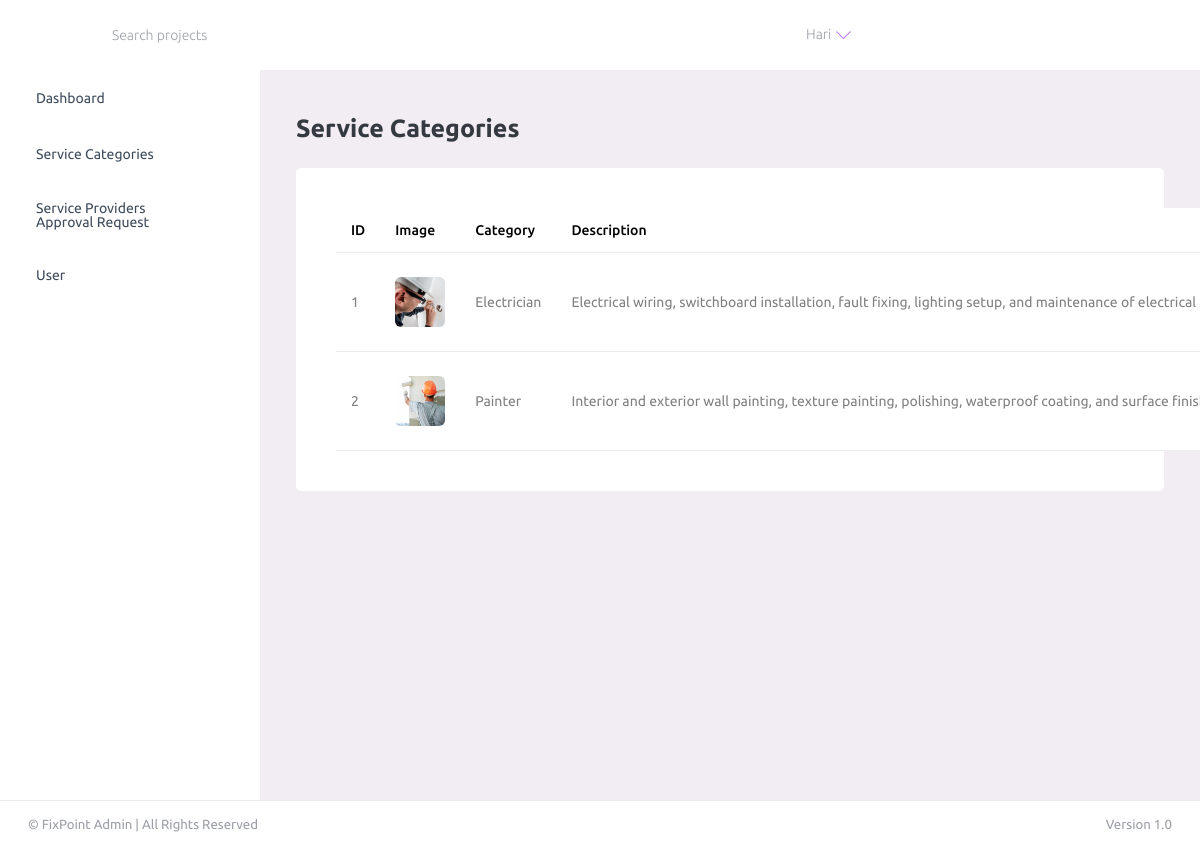
/FixPointAdmin/display_service_categories_page/ (signed in), run on an earlier commit of the app's database.
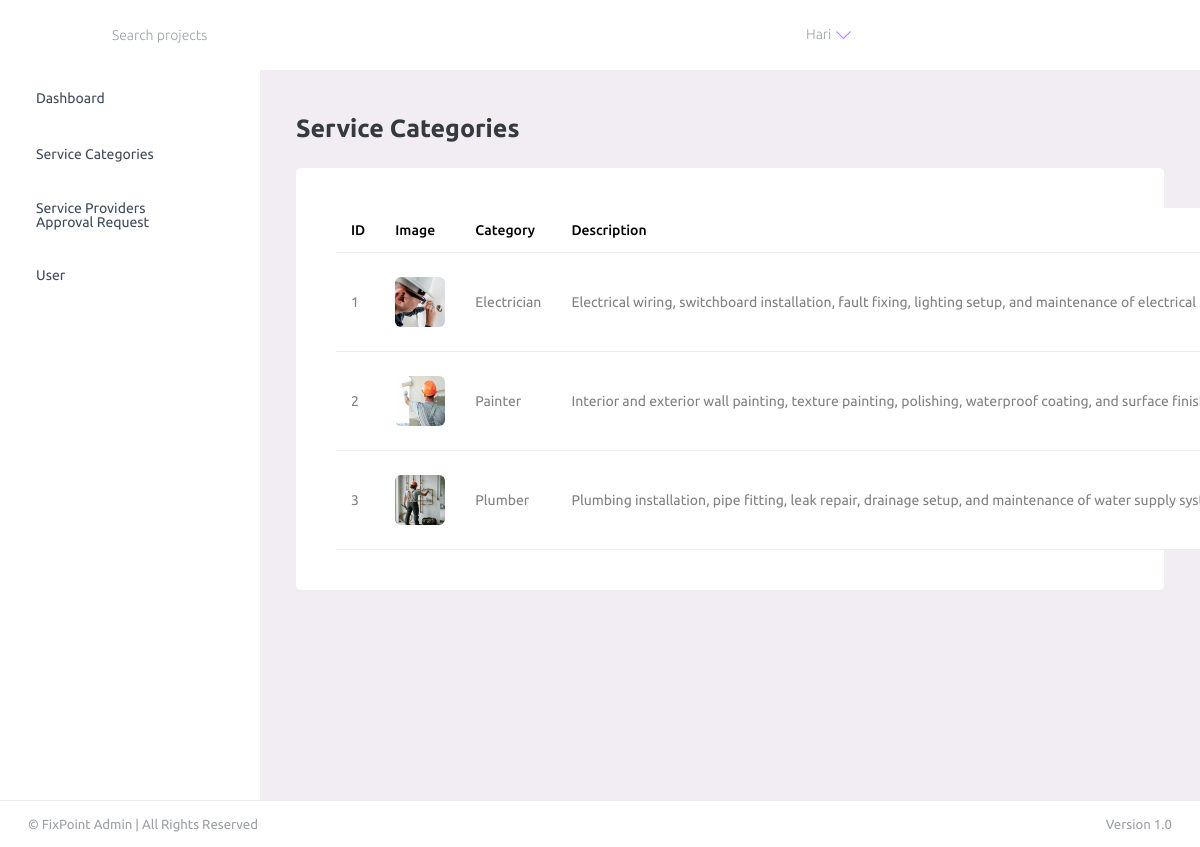
And on a later commit of the database.
### AdminApp/models.py (models this page shows)
class ServiceCategoryDb(models.Model):
    category_name = models.CharField(max_length=150)
    category_description = models.TextField(blank=True)
    is_active = models.BooleanField(default=True,blank=True)
    category_image = models.ImageField(upload_to="category_image")

### AdminApp/views.py (the view)
# urls.py: path('display_service_categories_page/',views.display_service_categories_page,name="display_service_categories_page"),
@admin_required
def display_service_categories_page(request):
    service_categories = ServiceCategoryDb.objects.all()
    context ={
        "service_categories": service_categories
    }
    return render(request,"display-service-categories-page.html",context)

### AdminApp/views.py (called while the page is built)
def admin_required(view_func):
    @wraps(view_func)
    def _wrapped_view(request, *args, **kwargs):
        if not request.user.is_authenticated:
            return redirect("admin_login")
        if not request.user.is_superuser:
            messages.error(request, "Please log in with an admin account.")
            return redirect("admin_login")
        return view_func(request, *args, **kwargs)
    return _wrapped_view

### AdminApp/templates/display-service-categories-page.html (shortened to what this page needs)
{% extends 'base.html' %}
{% load static %}
{% block content %}
<div class="content-wrapper">
    <div class="row">
        <div class="col-12">
            <h3 class="mb-4 font-weight-bold">Service Categories</h3>
        </div>
    </div>
    <div class="row">
        <div class="col-lg-12 grid-margin stretch-card">
            <div class="card">
                <div class="card-body">
                    <table class="table table-hover">
                        <thead>
                            <tr>
                                <th>ID</th>
                                <th>Image</th>
                                <th>Category</th>
                                <th>Description</th>
                            </tr>
                        </thead>
                        <tbody>
                            {% for category in service_categories %}
                            <tr>
                                <td>{{ category.id }}</td>
                                <td>
                                    {% if category.category_image %}
                                    <img src="{{ category.category_image.url }}" alt="{{ category.category_name }}"
                                        style="width:50px; height:50px; object-fit:cover; border-radius:6px;">
                                    {% else %}
                                    <span class="text-muted">No Image</span>
                                    {% endif %}
                                </td>
                                <td>{{ category.category_name }}</td>
                                <td>{{ category.category_description }}</td>
                            </tr>
                            {% empty %}
                            <tr>
                                <td colspan="5" class="text-center text-muted">
                                    No service categories found
                                </td>
                            </tr>
                            {% endfor %}
                        </tbody>
                    </table>
                </div>
            </div>
        </div>
    </div>
</div>
{% endblock %}

What changed in the data, as far as the page shows it:
added ServiceCategoryDb: id "3", category_image (picture), category_name "Plumber", category_description "Plumbing installation, pipe fitting, leak repair, drainage setup, and maintenance of water supply…"
